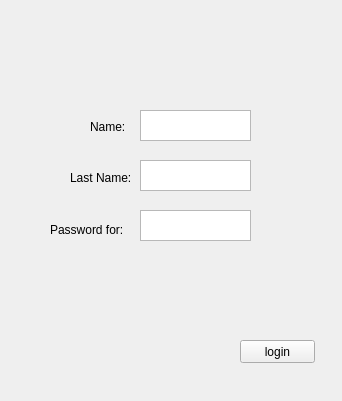
<?xml version="1.0" encoding="UTF-8"?>
<ui version="4.0">
 <class>login</class>
 <widget class="QWidget" name="login">
  <property name="geometry">
   <rect>
    <x>0</x>
    <y>0</y>
    <width>342</width>
    <height>401</height>
   </rect>
  </property>
  <property name="windowTitle">
   <string>Form</string>
  </property>
  <widget class="QPushButton" name="pushButton">
   <property name="geometry">
    <rect>
     <x>240</x>
     <y>340</y>
     <width>75</width>
     <height>23</height>
    </rect>
   </property>
   <property name="text">
    <string>login</string>
   </property>
  </widget>
  <widget class="QLabel" name="label">
   <property name="geometry">
    <rect>
     <x>90</x>
     <y>120</y>
     <width>46</width>
     <height>13</height>
    </rect>
   </property>
   <property name="text">
    <string>Name:</string>
   </property>
  </widget>
  <widget class="QPlainTextEdit" name="plainTextEdit">
   <property name="geometry">
    <rect>
     <x>140</x>
     <y>110</y>
     <width>111</width>
     <height>31</height>
    </rect>
   </property>
  </widget>
  <widget class="QPlainTextEdit" name="plainTextEdit_2">
   <property name="geometry">
    <rect>
     <x>140</x>
     <y>160</y>
     <width>111</width>
     <height>31</height>
    </rect>
   </property>
  </widget>
  <widget class="QLabel" name="label_2">
   <property name="geometry">
    <rect>
     <x>70</x>
     <y>170</y>
     <width>61</width>
     <height>16</height>
    </rect>
   </property>
   <property name="text">
    <string>Last Name:</string>
   </property>
  </widget>
  <widget class="QPlainTextEdit" name="plainTextEdit_3">
   <property name="geometry">
    <rect>
     <x>140</x>
     <y>210</y>
     <width>111</width>
     <height>31</height>
    </rect>
   </property>
  </widget>
  <widget class="QLabel" name="label_3">
   <property name="geometry">
    <rect>
     <x>50</x>
     <y>220</y>
     <width>81</width>
     <height>20</height>
    </rect>
   </property>
   <property name="text">
    <string>Password for:</string>
   </property>
  </widget>
 </widget>
 <resources/>
 <connections/>
</ui>
